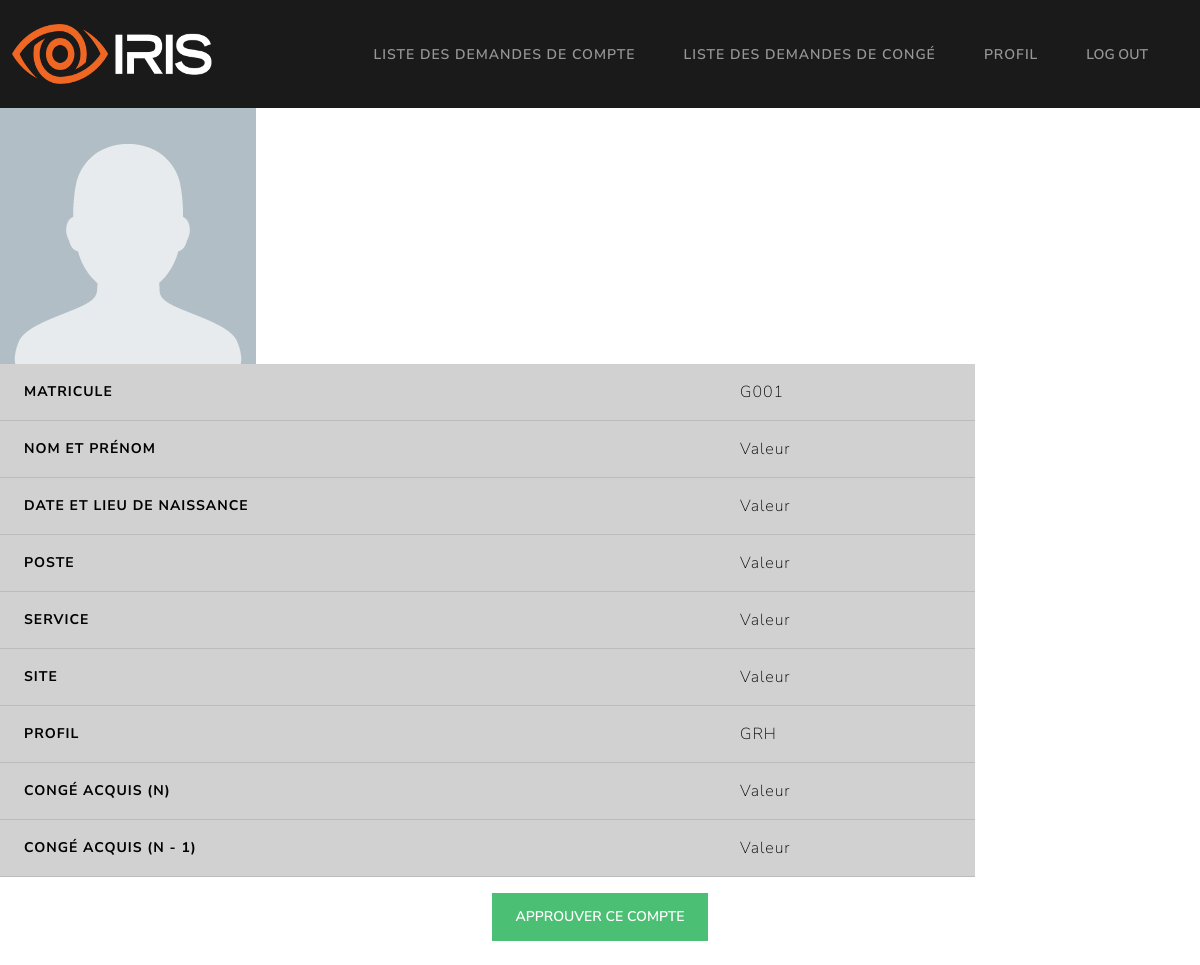
/GRH/demande_compte/1, run on an earlier commit of the app's database.
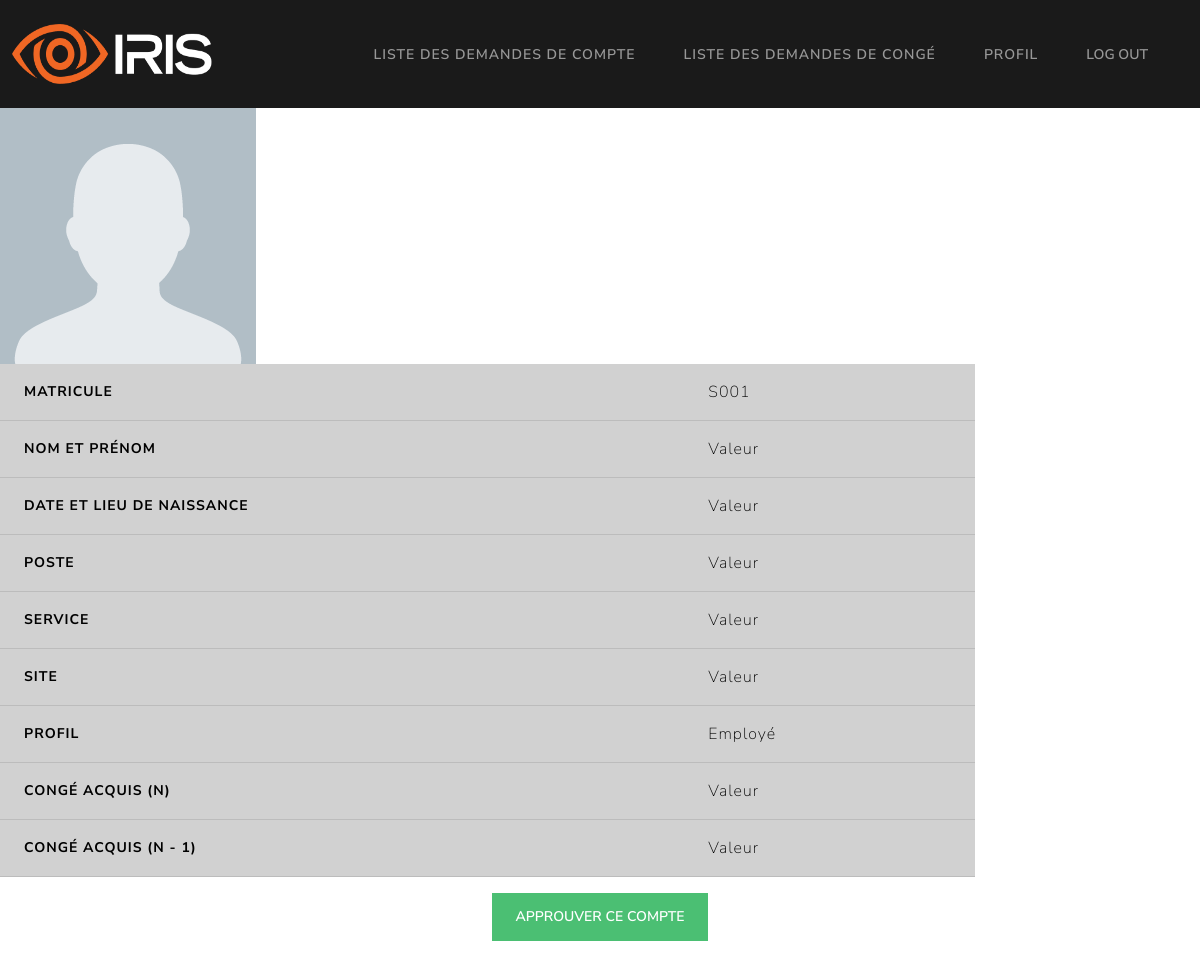
And on a later commit of the database.
### Models/models.py (models this page shows, shortened)
class userLoginCredentials(db.Model):
    id = db.Column(db.Integer, primary_key=True)
    matricule = db.Column(db.String, unique=True, nullable=False)
    hashed_password = db.Column(db.String, unique=False, nullable=False)
    role = db.Column(db.String, unique=False, nullable=False)
    account_confirmed = db.Column(db.Boolean, unique=False, nullable=False)

### app.py (the view)
@app.get("/GRH/demande_compte/<int:id>")
def demande_compte(id):
	return getPendingAccount(id)

### Controllers/GRHController.py (called while the page is built)
def getPendingAccount(id):
    try:
        account = userLoginCredentials.query.filter_by(id=id).first()
        return render_template("/GRH/detailsCompte.html", user=account)
    except Exception as e:
        return render_template("/GRH/detailsCompte.html", error=str(e))

### templates/GRH/detailsCompte.html (shortened to what this page needs)
{% extends '/GRH/base.html' %} {% block title %} Profil {% endblock %}
{% block content %}
<div>
  <img
    src="{{ url_for('static', filename='missing-profile-photo.png') }}"
    alt="Not found"
    onerror="this.src='static/missing-profile-photo.png';"
    style="float: left"
  />
</div>
<table class="table table-hover" style="line-height: 0.5">
  <tbody>
    <tr class="table-primary">
      <th scope="row">Matricule</th>
      <td>{{ user.matricule }}</td>
    </tr>
    <tr class="table-primary">
      <th scope="row">Nom et prénom</th>
      <td>Valeur</td>
    </tr>
    <tr class="table-primary">
      <th scope="row">Date et lieu de naissance</th>
      <td>Valeur</td>
    </tr>
    <tr class="table-primary">
      <th scope="row">Poste</th>
      <td>Valeur</td>
    </tr>
    <tr class="table-primary">
      <th scope="row">Service</th>
      <td>Valeur</td>
    </tr>
    <tr class="table-primary">
      <th scope="row">Site</th>
      <td>Valeur</td>
    </tr>
    <tr class="table-primary">
      <th scope="row">Profil</th>
      <td>{{ user.role }}</td>
    </tr>
    <tr class="table-primary">
      <th scope="row">Congé acquis (N)</th>
      <td>Valeur</td>
    </tr>
    <tr class="table-primary">
      <th scope="row">Congé acquis (N - 1)</th>
      <td>Valeur</td>
    </tr>
  </tbody>
</table>
<div style="text-align: center;">
  <form method="POST" action="demande_compte/{{ user.id }}/approuver">
    <button type="Submit" class="btn btn-success">Approuver ce compte</button>
  </form>
</div>
<br />
{% endblock %}

### templates/GRH/base.html (shortened to what this page needs)
<!DOCTYPE html>
<html>
  <head>
    <link rel="stylesheet" href="{{ url_for('static', filename='bootstrap.css') }}" />
  </head>
  <body>
    <nav class="navbar navbar-expand-lg bg-primary" data-bs-theme="dark">
      <div class="container-fluid">
        <div>
            <img src="/static/g22.png" width="200" height="60">
        </div>
        <div class="collapse navbar-collapse" id="navbarColor01">
          <ul class="navbar-nav me-auto">
            <li class="nav-item">
              <a class="nav-link" href="demandes_compte">Liste des demandes de compte</a>
            </li>
            <li class="nav-item">
              <a class="nav-link" href="demandes_congé">Liste des demandes de congé</a>
            </li>
            <li class="nav-item">
              <a class="nav-link" href="home">Profil</a>
            </li>
            <li class="nav-item">
              <button type="Submit" form="myForm" class="nav-link">LOG OUT</a>
            </li>
          </ul>
        </div>
      </div>
    </nav>
    {% block content %} {% endblock %}
  </body>
</html>

What changed in the data, as far as the page shows it:
changed userLoginCredentials: matricule "G001" → "S001"; role "GRH" → "Employé"
